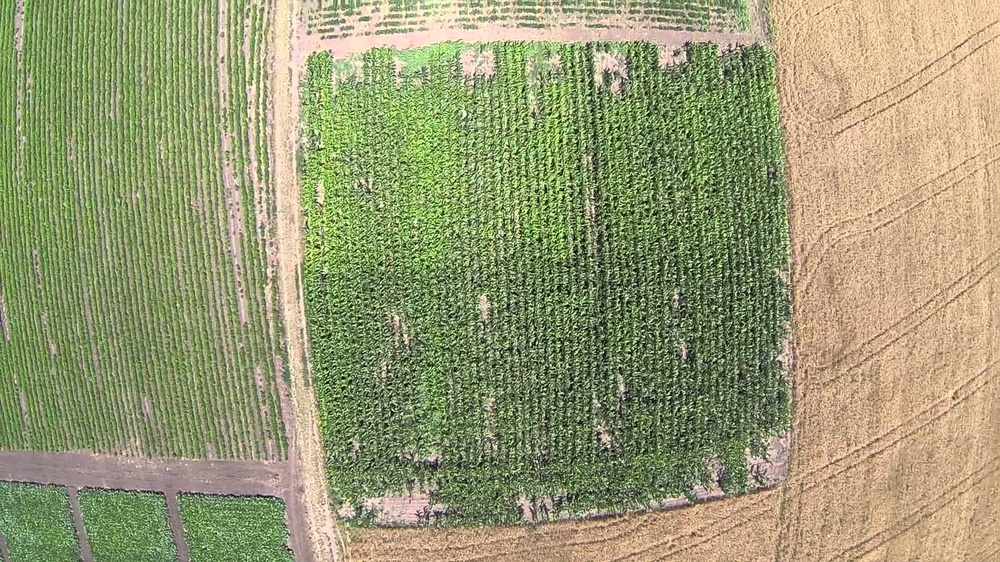
#> input picture maxresdefault.jpg, 1000 x 562 px, shrunk from 1920 x 1080 before the run
$ python grascaleImages.py
#> lines starting #> are read from the running program, lines starting #| are printed output that depends on the picture
from PIL import Image

image = Image.open('./maxresdefault.jpg')
#> image is the input picture: PIL image 1000x562 RGB; mean R, G, B 152.5, 153.8, 114.9

def create_image(i,j):
  image = Image.new("RGB", (i, j), "white")
  return image

def get_pixel(image, i, j):
  width, height = image.size
  if i > width or j > height:
    return None

  pixel = image.getpixel((i,j))
  return pixel


def convert_grayscale (image):
  # Get Size
  width, height = image.size
#> width = 1000; height = 562

  new = create_image(width, height)
#> in create_image, `image = Image.new("RGB", (i, j), "white")`: image: PIL image 1000x562 RGB; every value is 255
  pixels = new.load()

  for i in range(width):
    for j in range(height):
      pixel = get_pixel(image, i , j)

      red = pixel[0]
      green = pixel[1]
      blue = pixel[2]

      gray = (red * 0.229) + (green * 0.587) + (blue * 0.114)

      pixels[i,j] = (int(gray), int(gray), int(gray))
#> this loop made 1000 passes

  new.save('grayImage.jpg')
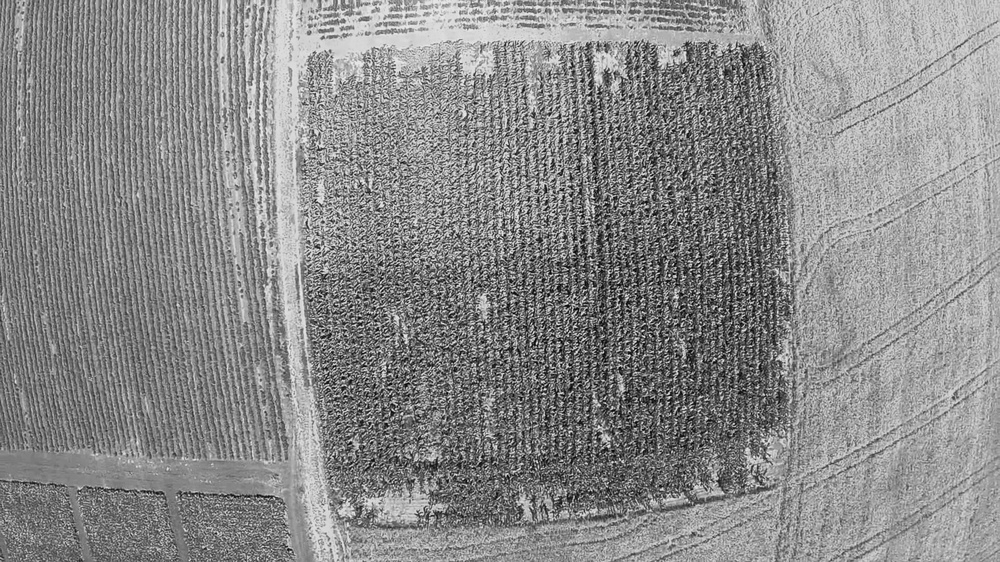
#> saved as grayImage.jpg: PIL image 1000x562 RGB; min 1, max 236, mean 137.8

convert_grayscale(image)
